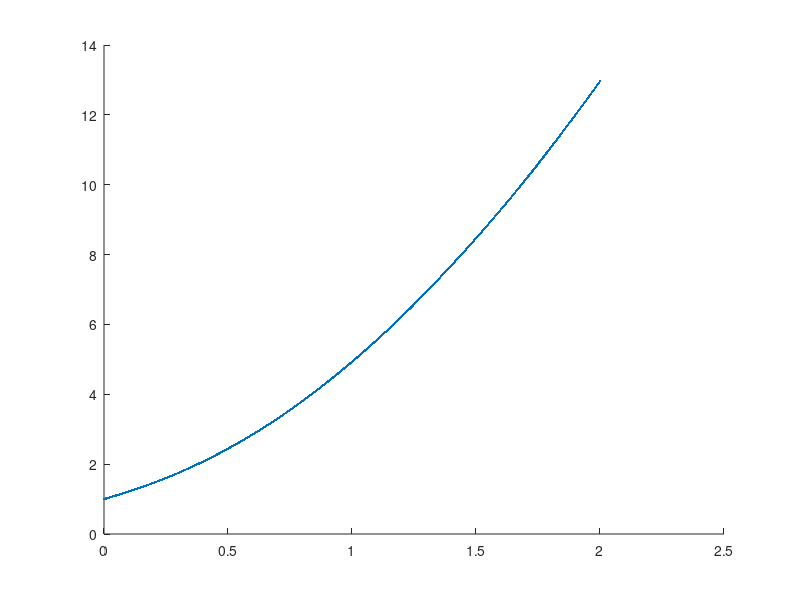

This figure's MATLAB source:
close all;
clear all;
clc;

function local = RK4(fun_rhs,a,b,init_cond,n_ints)
  
  nrow = n_ints+1;
  ncol = size(init_cond)(2);
  
  local = zeros(nrow,ncol);
  
  h = (b - a)/n_ints;
  
  x = zeros(nrow,1);
  y = zeros(nrow,ncol);
  x(1) = a;
  y(1,:) = init_cond;
  for ii=1:n_ints
    K1 = h*fun_rhs(x(ii),y(ii,:));
    K2 = h*fun_rhs(x(ii)+0.5*h, y(ii,:)+0.5*K1);
    K3 = h*fun_rhs(x(ii)+0.5*h, y(ii,:)+0.5*K2);
    K4 = h*fun_rhs(x(ii)+h, y(ii,:)+K3);
    
    x(ii+1) = x(ii) + h;
    y(ii+1,:) = y(ii,:) + (1/6)*(K1 + 2*K2 + 2*K3 + K4);
  end
  
  local = cat(2, x, y);
end



fr = @(x,y) [y(2),y(3),y(4),x*y(1)-y(2)-exp(-x)*y(3)-sin(x*y(4))]

a=0;
b=2;
y0=[1,2,3,4];
npts = 500;
sol = RK4(fr,a,b,y0,npts);


hold on;
scatter(sol(:,1),sol(:,2),3,'filled');

clear all
